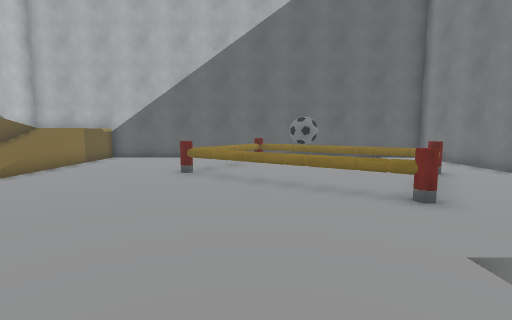
[1] (above)

16 first-person views from a walk through a Unity game level. The camera is 1.4 m above the floor, tilts 6° down and sees 85° across. The floor is counted in squares, 1 m on a side. Each view is taken from the middle of a square. On the plan, view 1 faces up. The plan holds only what a view shows up to about 14 squares ahead; the rest is blank. The place goes on beyond the plan. Some surface patterns are stand-ins.

[2]
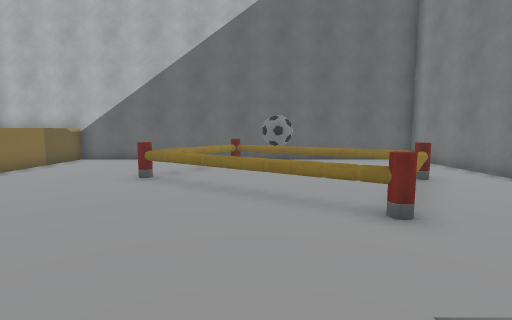

[3]
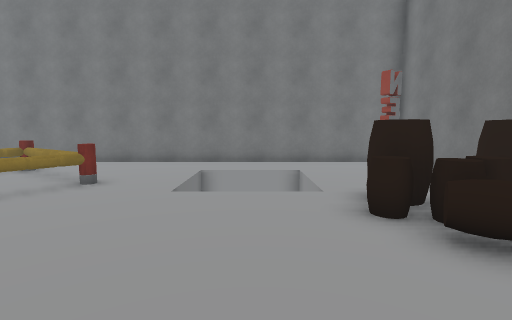

[4]
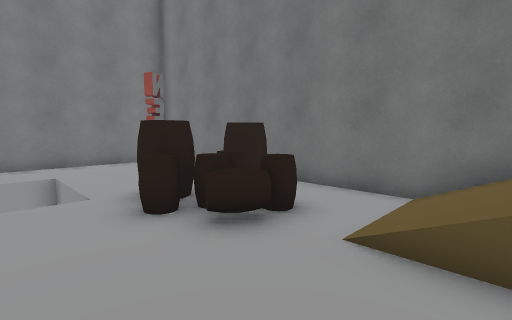

[5]
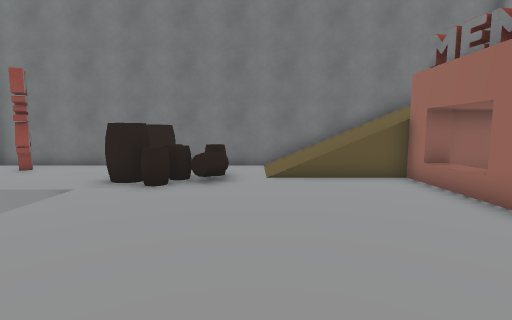

[6]
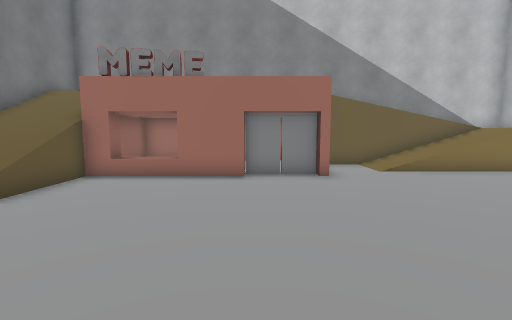

[7]
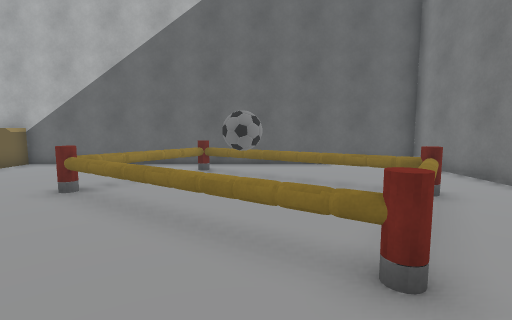

[8]
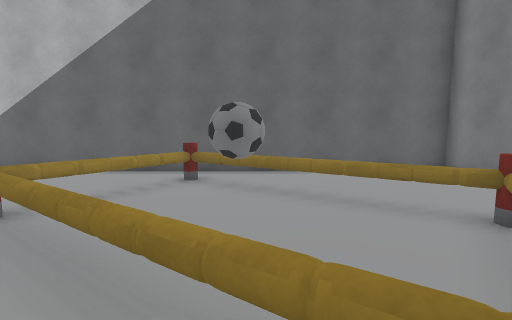

[9]
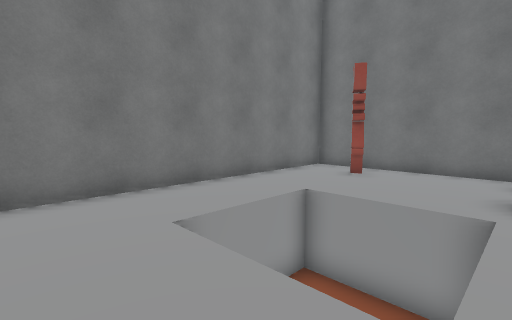

[10]
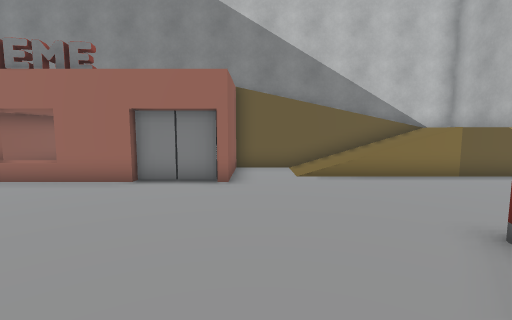

[11]
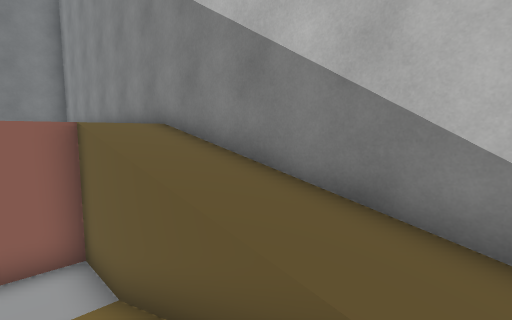

[12]
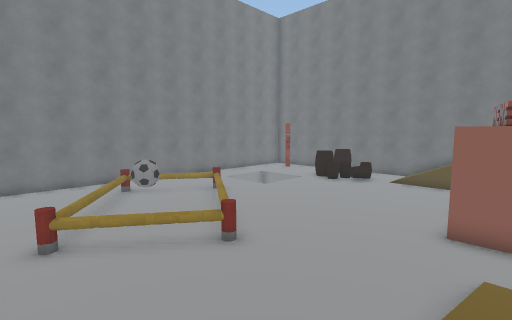

[13]
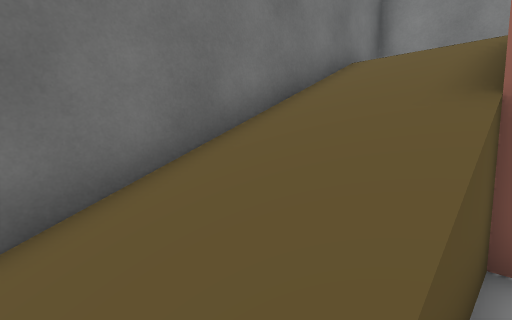

[14]
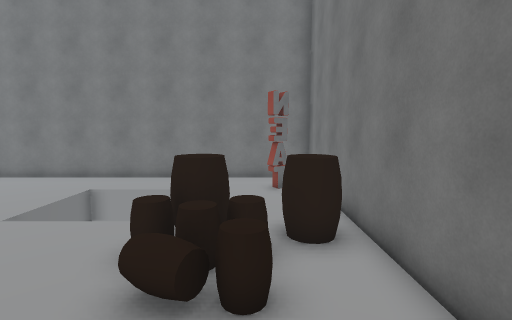

[15]
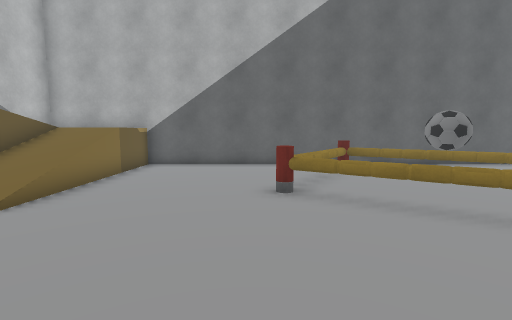

[16]
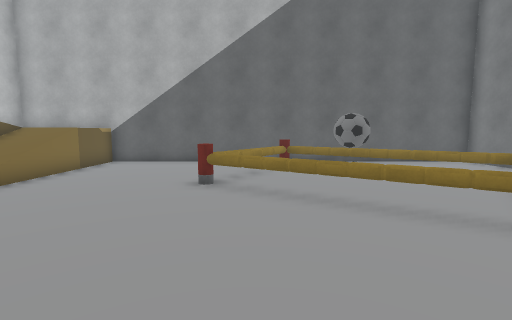

### Floor plan
Key: @ floor where view 1 was taken; # wall or solid block; x gap in a wall; . main floor; : floor 1.5 m higher than the main floor; + floor 2.75 m higher than the main floor; * floor 3 m higher than the main floor; / step, stairs or slope; = window, fence, low wall or low ledge; v drop or lower ground; B ball; A barrel; O other object.
Columns run from 12 left of view 1 to 9 right of it. Each row starts with its distance up from view 1.
 15 ######################
 14 #   :................#
 13 #    .......OO.......#
 12 #:://......OOOO......#
 11 #////......O..OO.....#
 10 #////.....O..BB.OO...#
  9 #////.....OO..B..OO..#
  8 #////.....OOO....O...#
  7 #//..........OO.OO...#
  6 #++...........OOO....#
  5 #****#.........O.....#
  4 #    *...............#
  3 #    *.........vvv...#
  2 #     .........   v..#
  1 #    O.........   v..#
  0 #    x......@..vvvv..#
 -1 #    #......AAA......#
 -2 #  //#//=/.AAAA......#
 -3 #  ///////.AAA.......#
 -4 #  ///////...AA...#..#
 -5 #  ///////...A.......#
 -6  #####################

Where each view was taken, in squares from view 1:
view 1: 0 up, 0 right, facing up
view 2: 1 up, 1 right, facing up
view 3: 1 up, 4 left, facing right
view 4: 1 up, 4 left, facing down-right
view 5: 6 up, 2 left, facing down
view 6: 3 up, 2 right, facing left
view 7: 3 up, 2 right, facing up
view 8: 5 up, 2 right, facing up
view 9: 5 up, 2 right, facing down-right
view 10: 6 up, 1 right, facing left
view 11: 12 up, 8 left, facing down-left
view 12: 14 up, 8 left, facing down-right
view 13: 2 down, 3 left, facing down-left
view 14: 3 down, 4 left, facing right
view 15: 3 up, 3 left, facing up
view 16: 2 up, 1 left, facing up
